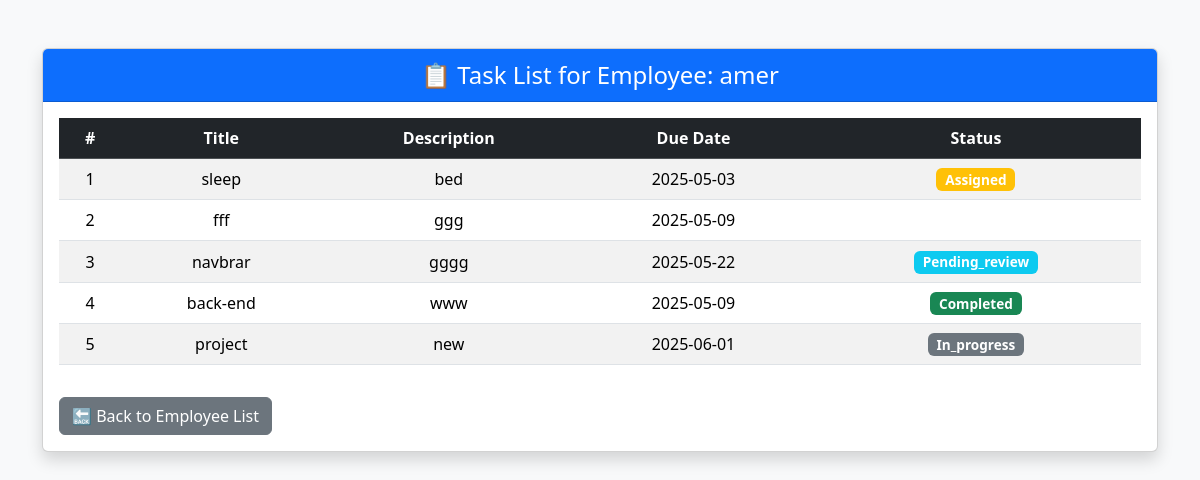
Screenshot of /views/admin/view-employee-tasks.php?id=7 (signed in) with the database file from the repository.
### tables this page shows
CREATE TABLE `users` (
  `id` int(11) NOT NULL,
  `name` varchar(255) NOT NULL,
  `email` varchar(255) NOT NULL,
  `password` varchar(255) NOT NULL,
  `role` enum('admin','employee','user') DEFAULT 'employee',
  `created_at` timestamp NOT NULL DEFAULT current_timestamp(),
  `phone` varchar(20) DEFAULT NULL,
  `gender` enum('male','female') DEFAULT 'male',
  `remember_token` varchar(64) DEFAULT NULL
);

CREATE TABLE `tasks` (
  `id` int(11) NOT NULL,
  `title` varchar(255) NOT NULL,
  `description` text DEFAULT NULL,
  `assigned_to` int(11) DEFAULT NULL,
  `created_by` int(11) DEFAULT NULL,
  `status` enum('assigned','in_progress','pending_review','accepted','rejected','completed') DEFAULT 'assigned',
  `due_date` date DEFAULT NULL,
  `created_at` timestamp NOT NULL DEFAULT current_timestamp(),
  `refusal_comment` text DEFAULT NULL,
  `employee_status` varchar(50) DEFAULT NULL
);

### models/user.php (called while the page is built, shortened)
<?php
function getUserNameById($conn, $id) {
    $stmt = $conn->prepare("SELECT name FROM users WHERE id = :id");
    $stmt->bindParam(':id', $id);
    $stmt->execute();
    $user = $stmt->fetch(PDO::FETCH_ASSOC);
    return $user ? $user['name'] : 'Unknown';
}
?>

### models/task.php (called while the page is built, shortened)
<?php
class task {
    private $conn;
    public function __construct($dbConnection) {
        $this->conn = $dbConnection;
    }
    public function getTasksByEmployee($employeeId) {
        $stmt = $this->conn->prepare("
            SELECT * FROM tasks
            WHERE assigned_to = :id
            ORDER BY created_at DESC
        ");
        $stmt->bindParam(':id', $employeeId);
        $stmt->execute();
        return $stmt->fetchAll(PDO::FETCH_ASSOC);
    }
}

### views/admin/view-employee-tasks.php (the view, shortened to what this page needs)
<?php
require_once '../../config/db.php';
require_once '../../models/task.php';
require_once '../../models/user.php';
$employeeId = $_GET['id'];
$taskModel = new Task($conn);
$tasks = $taskModel->getTasksByEmployee($employeeId);
$employeeName = getUserNameById($conn, $employeeId);
?>
<!DOCTYPE html>
<html lang="en">
<head>
    <link href="../../assets/bootstrap-5.3.3-dist/css/bootstrap.min.css" rel="stylesheet">
</head>
<body>
<div class="container mt-5">
    <div class="card shadow">
        <div class="card-header bg-primary text-white text-center fs-4">
            📋 Task List for Employee: <?= htmlspecialchars($employeeName) ?>
        </div>
        <div class="card-body">
            <?php if (empty($tasks)): ?>
                <div class="alert alert-info text-center">No tasks assigned to this employee.</div>
            <?php else: ?>
                <table class="table table-striped table-hover text-center align-middle">
                    <thead class="table-dark">
                        <tr>
                            <th>#</th>
                            <th>Title</th>
                            <th>Description</th>
                            <th>Due Date</th>
                            <th>Status</th>
                        </tr>
                    </thead>
                    <tbody>
                        <?php foreach ($tasks as $index => $task): ?>
                            <tr>
                                <td><?= $index + 1 ?></td>
                                <td><?= htmlspecialchars($task['title']) ?></td>
                                <td><?= htmlspecialchars($task['description']) ?></td>
                                <td><?= htmlspecialchars($task['due_date']) ?></td>
                                <td>
                                    <?php
                                    $status = $task['status'];
                                    $badgeClass = match($status) {
                                        'completed' => 'success',
                                        'assigned' => 'warning',
                                        'pending_review' => 'info',
                                        'rejected' => 'danger',
                                        default => 'secondary'
                                    };
                                    ?>
                                    <span class="badge bg-<?= $badgeClass ?> status-badge"><?= ucfirst($status) ?></span>
                                </td>
                            </tr>
                        <?php endforeach ?>
                    </tbody>
                </table>
            <?php endif; ?>
            <a href="view-employees.php" class="btn btn-secondary mt-3">🔙 Back to Employee List</a>
        </div>
    </div>
</div>
</body>
</html>

### views/admin/view-employee-tasks.php (style rules this page uses)
body { background-color: #f8f9fa; }
.status-badge { font-size: 0.85rem; }

### rows the page displays
users: name "amer"
tasks: title "sleep", description "bed", due_date "2025-05-03", status "Assigned"
tasks: title "fff", description "ggg", due_date "2025-05-09"
tasks: title "navbrar", description "gggg", due_date "2025-05-22", status "Pending_review"
tasks: title "back-end", description "www", due_date "2025-05-09", status "Completed"
tasks: title "project", description "new", due_date "2025-06-01", status "In_progress"
